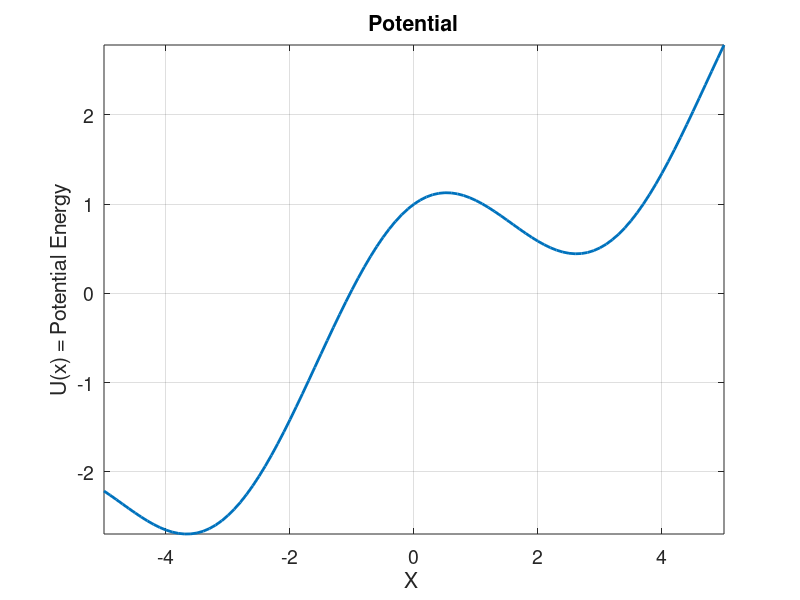
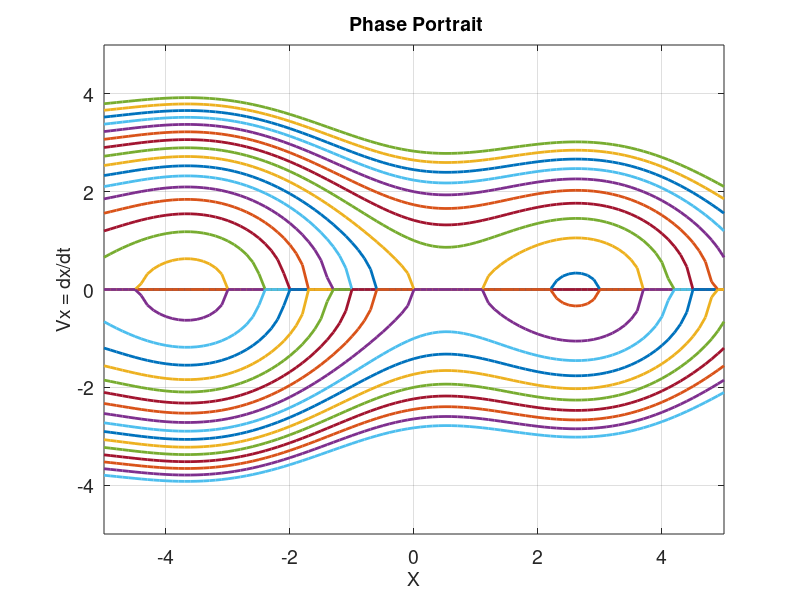

These figures' MATLAB source, in order:
% program to plot  phase portait for 1-D potentials

% All values are normalized and arbitrary

clc;
close all;
clear all;

m = 1;                  % Mass of the object

x = -5:0.10:5;        % Range of x-values
Nx = length(x);

 U = cos(x)+0.5*x;         % Potential Energy

E = -10:0.5:5;          % Range of energies to consider
NE = length(E);         
                        % Kinetic energy or v(x) = dx/dt
Vx1 = zeros(NE,Nx);     % Positive solution
Vx2 = zeros(NE,Nx);     % Negative solution


figure(1)
  plot(x,U,'LineWidth',2); grid on;
  axis([min(x) max(x) min(U) max(U)]);
  xlabel('X ','FontSize',14);
  ylabel('U(x) = Potential Energy','FontSize',14); 
  
  title(' Potential ' ,'FontSize',14);                            
  h=gca; 
  set(h,'FontSize',14);
  fh = figure(1);
  set(fh, 'Color', 'white'); 

figure(2)
  fh = figure(2);
  set(fh, 'Color', 'white');
  
for i = 1:NE
    
    D = E(i)-U;

    
     Vx1(i,:) = sqrt((2/m)*D); 
     Vx2(i,:) = -sqrt((2/m)*D); 


  plot(x,(Vx1(i,:)),'LineWidth',2);
  grid on; hold on;
  plot(x,(Vx2(i,:)),'LineWidth',2);
  axis([min(x) max(x) -max(E) max(E)]);
  xlabel('X','FontSize',14);
  ylabel('Vx = dx/dt','FontSize',14); 
  
  title(' Phase Portrait' ,'FontSize',14);                            
  h=gca; 
  set(h,'FontSize',14);
 
end



    
